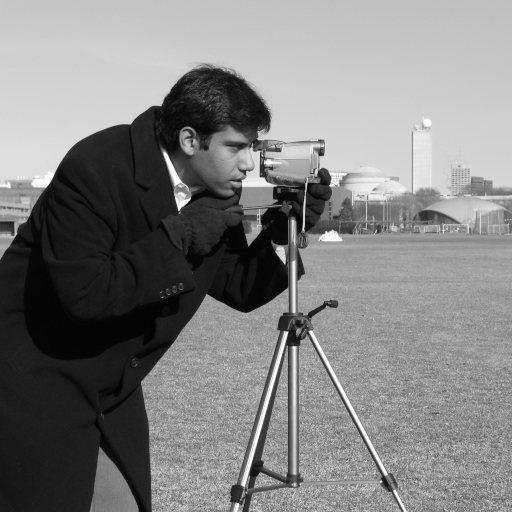
#> input picture skimage.data.camera(), 512 x 512 px
$ jupyter execute --allow-errors 'EKSTRASI FITUR GLCM_P3.ipynb'   (older library calls are emulated)
#> lines starting #> are read from the running program, lines starting #| are printed output that depends on the picture; after the words box and inside, x2 and y2 are one past the last pixel; in counts of white or black regions, pixels touching at a corner belong together
[cell 1]
import matplotlib.pyplot as plt
from skimage.feature import graycomatrix, graycoprops
from skimage import data

PATCH_SIZE = 21

# load image
image = data.camera()
#> image is the input picture: shape (512, 512); min 0, max 255, mean 129.1

grass_locations = [(280, 454), (342, 223), (444, 192), (455, 455)]
grass_patches = []
for loc in grass_locations:
    grass_patches.append(image[loc[0]:loc[0] + PATCH_SIZE,
                               loc[1]:loc[1] + PATCH_SIZE])
#> after the loop, grass_patches = 4 items

sky_locations = [(38, 34), (139, 28), (37, 437), (145, 379)]
sky_patches = []
for loc in sky_locations:
    sky_patches.append(image[loc[0]:loc[0] + PATCH_SIZE,
                             loc[1]:loc[1] + PATCH_SIZE])
#> after the loop, sky_patches = 4 items
# menghitung GLCM
xs = []
ys = []
for patch in (grass_patches + sky_patches):
    glcm = graycomatrix(patch, distances=[5], angles=[0], levels=256,
                        symmetric=True, normed=True)
    xs.append(graycoprops(glcm, 'dissimilarity')[0, 0])
    ys.append(graycoprops(glcm, 'correlation')[0, 0])
#> this loop made 8 passes
#> after the loop, xs = [6.04, 11.97, 18.79, 18.8, 0.467, 0.574, 0.521, 0.539]; ys = [0.185, 0.0982, 0.0123, 0.0321, 0.65, 0.73, 0.767, 0.515]

fig = plt.figure(figsize=(8, 8))

# tampilkan original image dengan lokasi patches
ax = fig.add_subplot(3, 2, 1)
ax.imshow(image, cmap=plt.cm.gray, vmin=0, vmax=255)
for (y, x) in grass_locations:
    ax.plot(x + PATCH_SIZE / 2, y + PATCH_SIZE / 2, 'gs')
for (y, x) in sky_locations:
    ax.plot(x + PATCH_SIZE / 2, y + PATCH_SIZE / 2, 'bs')
ax.set_xlabel('Original Image')
ax.set_xticks([])
ax.set_yticks([])
ax.axis('image')

# plot (dissimilarity, correlation)
ax = fig.add_subplot(3, 2, 2)
ax.plot(xs[:len(grass_patches)], ys[:len(grass_patches)], 'go', label='Grass')
ax.plot(xs[len(grass_patches):], ys[len(grass_patches):], 'bo', label='Sky')
ax.set_xlabel('GLCM Dissimilarity')
ax.set_ylabel('GLCM Correlation')
ax.legend()

# display
for i, patch in enumerate(grass_patches):
    ax = fig.add_subplot(3, len(grass_patches), len(grass_patches)*1 + i + 1)
    ax.imshow(patch, cmap=plt.cm.gray, vmin=0, vmax=255)
    ax.set_xlabel('Grass %d' % (i + 1))
#> this loop made 4 passes
for i, patch in enumerate(sky_patches):
    ax = fig.add_subplot(3, len(sky_patches), len(sky_patches)*2 + i + 1)
    ax.imshow(patch, cmap=plt.cm.gray, vmin=0, vmax=255)
    ax.set_xlabel('Sky %d' % (i + 1))

# display
fig.suptitle('Grey level co-occurrence matrix features', fontsize=14, y=1.05)
plt.tight_layout()
plt.show()
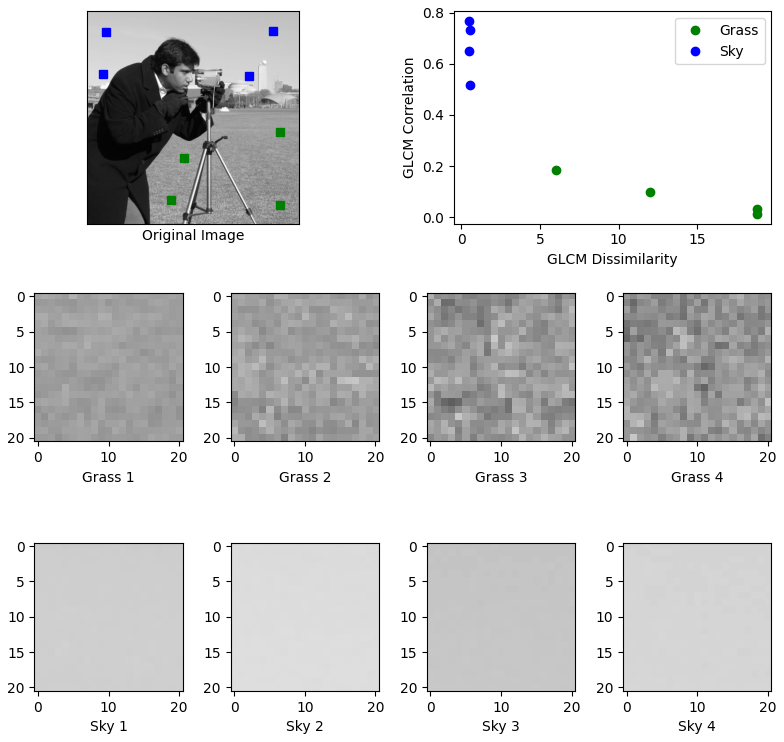
#> figure drawn by matplotlib, 10 panels

[cell 2]
import numpy as np
import cv2 as cv
import matplotlib.pyplot as plt

filename = 'kotak.png'
img = cv.imread(filename)
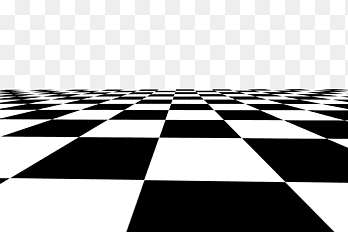
#> input picture Praktikum 10/kotak.png, 348 x 232 px
#> img is the input picture: shape (232, 348, 3); min 0, max 255, mean 171.5
gray = cv.cvtColor(img,cv.COLOR_BGR2GRAY)

gray = np.float32(gray)
dst = cv.cornerHarris(gray,2,3,0.04)
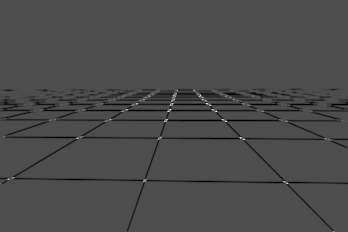
#> dst: shape (232, 348) float32; min -169130016, max 389647040, mean -6041136.5; drawn with min black and max white

#result is dilated for marking the corners, not important
dst = cv.dilate(dst,None)
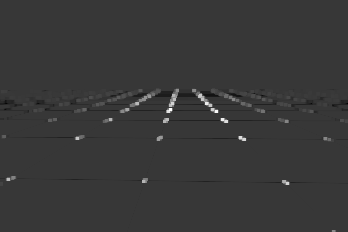
#> dst: shape (232, 348) float32; min -108190928, max 389647040, mean 1546264.2; drawn with min black and max white

# Threshold for an optimal value, it may vary depending on the image.
img[dst>0.01*dst.max()]=[0,0,255]
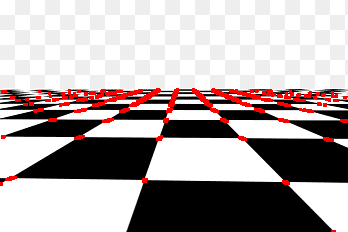
#> img: shape (232, 348, 3); 3.61% of pixels changed, all inside (x1, y1, x2, y2) = (0, 88, 348, 232)
cv.imshow('dst',img)
if cv.waitKey(0) & 0xff == 27:
#> (key Esc is pressed here)
    cv.destroyAllWindows()
